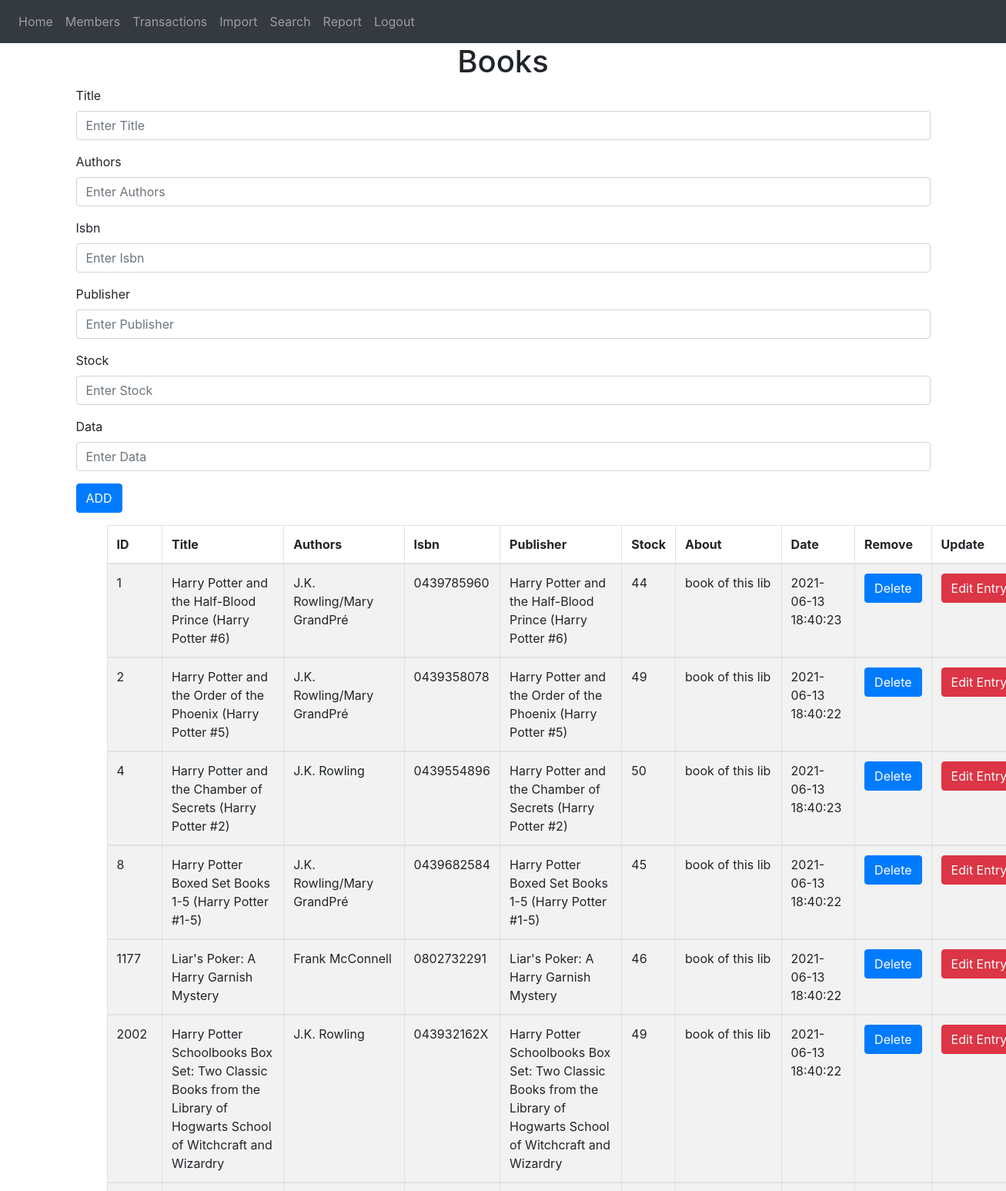
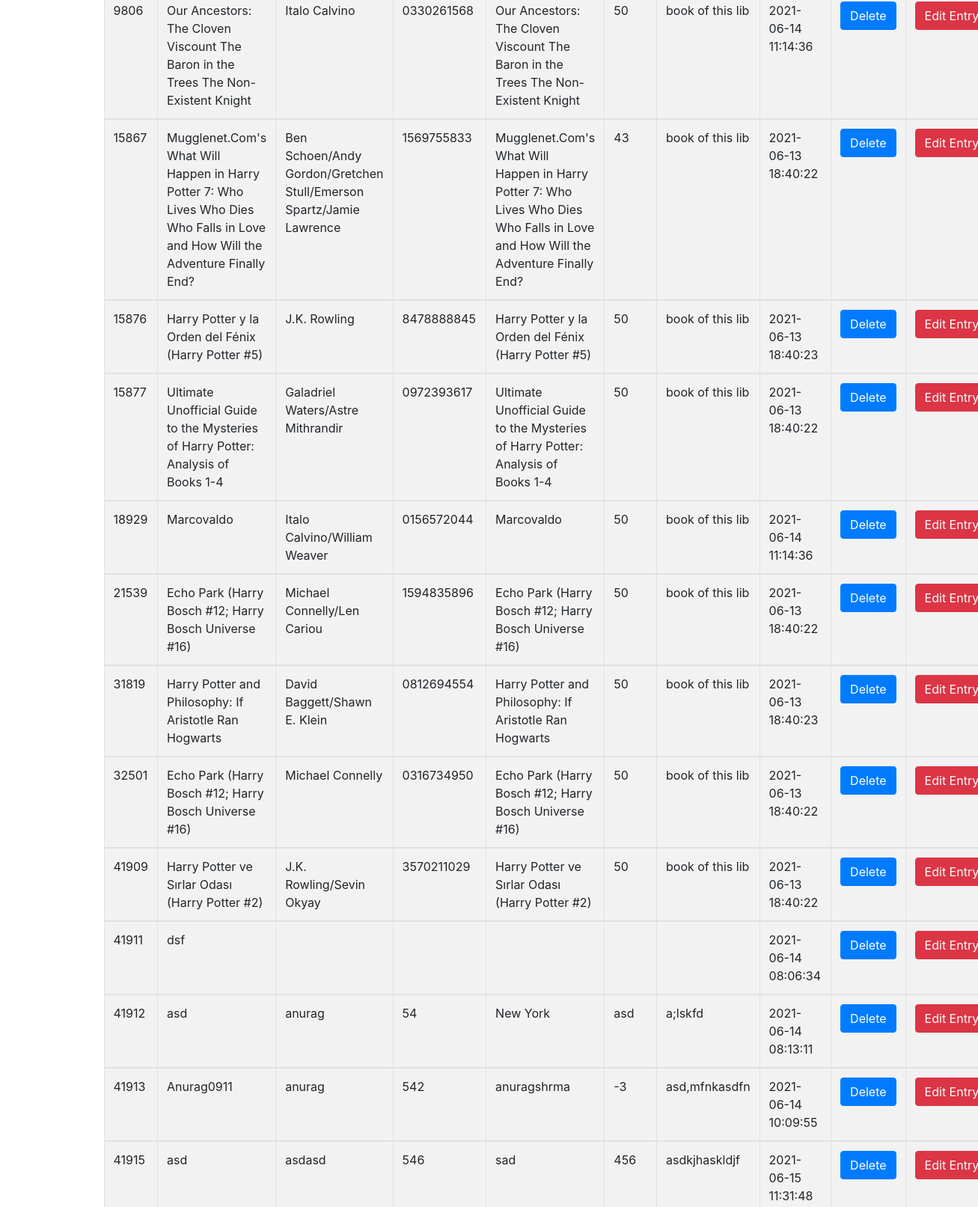
Page / (signed in, upper part) on the earlier database version (2 pictures, top to bottom).
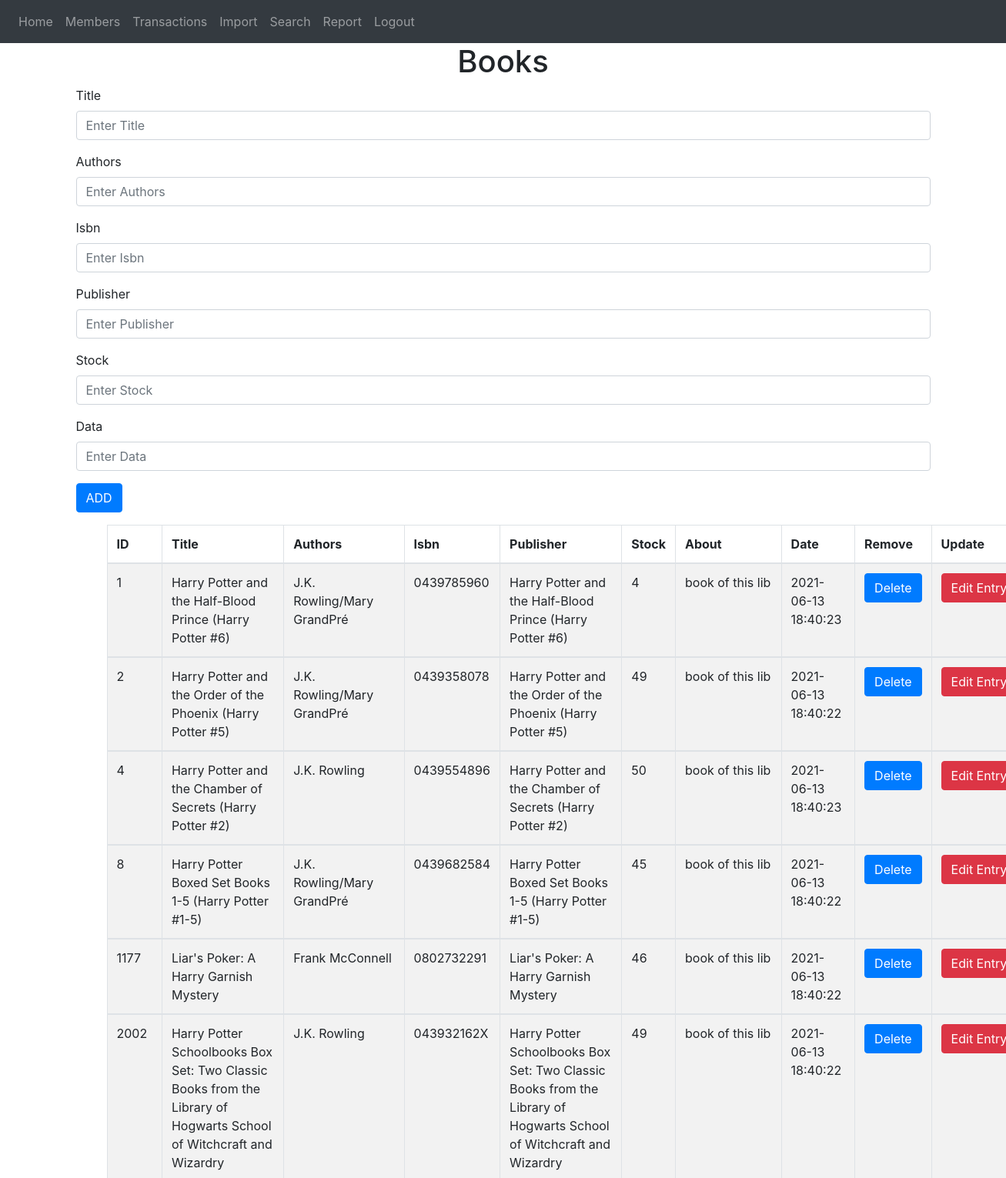
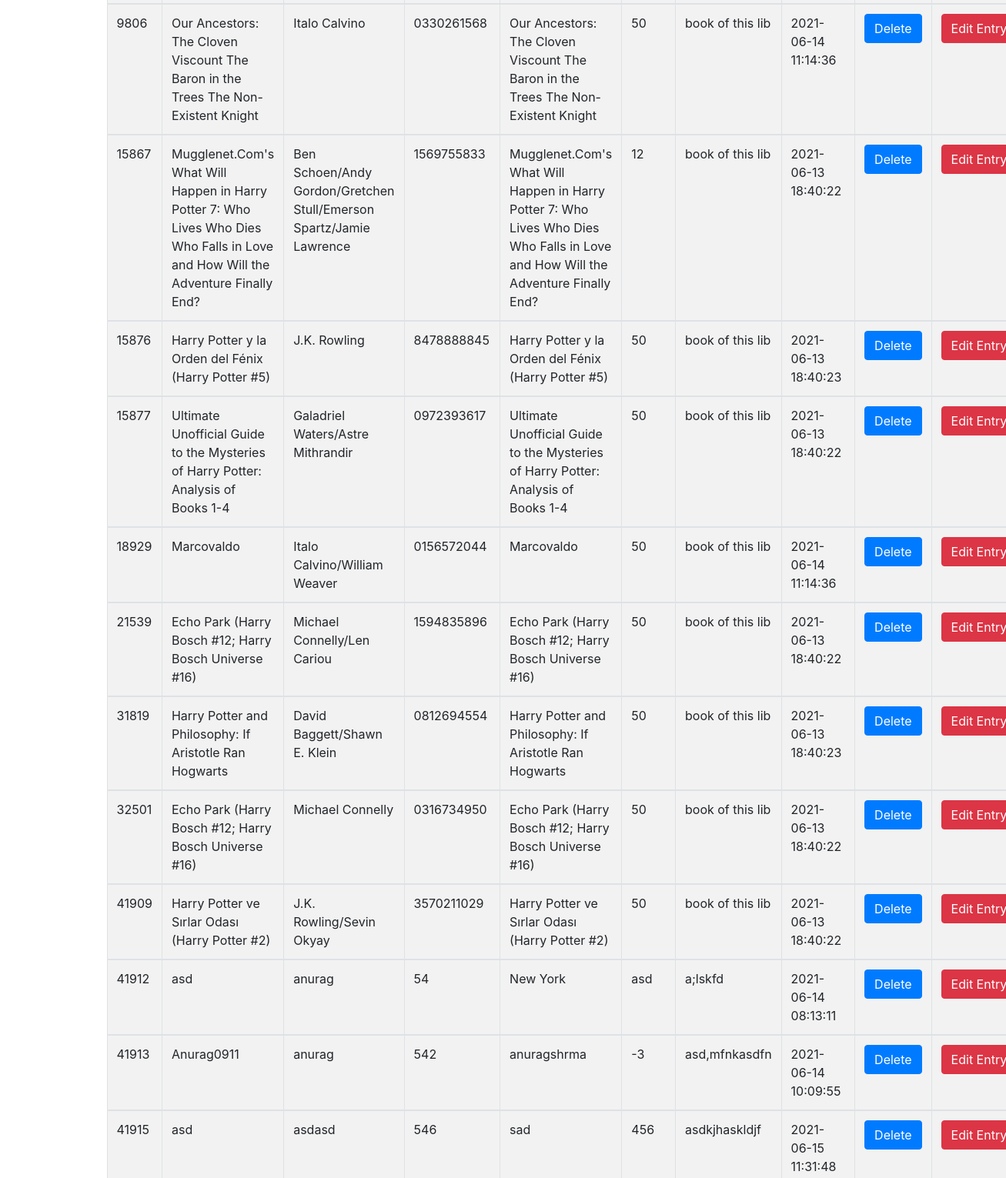
Same page on the later database version (2 pictures, top to bottom).
### manager/models.py (models this page shows)
class Books(db.Model):
    bookID = db.Column(db.Integer, primary_key=True)
    title = db.Column(db.String(150))
    authors = db.Column(db.String(150))
    isbn = db.Column(db.String(150))
    publisher = db.Column(db.String(150))
    num_pages = db.Column(db.String(150))
    stock = db.Column(db.String(150))
    data = db.Column(db.String(10000))
    date = db.Column(db.DateTime(timezone=True), default=func.now())
    user_id = db.Column(db.Integer, db.ForeignKey(user))
    trans = db.relationship('Trans', backref='transby')

### manager/views.py (the view, shortened to what this page needs)
@views.route('/', methods=['GET', 'POST'])
@login_required
def home():
    return render_template("home.html", user=current_user)

### manager/__init__.py (called while the page is built)
def create_app():
    app = Flask(__name__)
    app.config['SECRET_KEY'] = 'secretkey'
    app.config['SQLALCHEMY_DATABASE_URI'] = f'sqlite:///{DB_NAME}'
    db.init_app(app)
    from .views import views
    from .operations import operations
    from .auth import auth
    app.register_blueprint(views, url_prefix='/')
    app.register_blueprint(operations, url_prefix='/')
    app.register_blueprint(auth, url_prefix='/')
    from .models import User, Books, Trans, Members
    create_database(app)
    login_manager = LoginManager()
    login_manager.login_view = 'auth.login'
    login_manager.init_app(app)
    @login_manager.user_loader
    def load_user(id):
        return User.query.get(int(id))
    return app

### manager/templates/home.html (shortened to what this page needs)
{% extends "base.html" %}
{% block content %}
<h1 align="center">Books</h1>
<form method="POST" class="form-group ">
  <div class="form-group">
    <label for="title">Title</label>
    <input type="text" class="form-control" id="title" name="title" placeholder="Enter Title" required />
  </div>
  <div class="form-group">
    <label for="authors">Authors</label>
    <input type="text" class="form-control" id="authors" name="authors" placeholder="Enter Authors" required />
  </div>
  <div class="form-group">
    <label for="isbn">Isbn</label>
    <input type="number" class="form-control" id="isbn" name="isbn" placeholder="Enter Isbn" required />
  </div>
  <div class="form-group">
    <label for="publisher">Publisher</label>
    <input type="text" class="form-control" id="publisher" name="publisher" placeholder="Enter Publisher" required />
  </div>
  <div class="form-group">
    <label for="stock">Stock</label>
    <input type="number" class="form-control" id="stock" name="stock" placeholder="Enter Stock" required />
  </div>
  <div class="form-group">
    <label for="data">Data</label>
    <input type="text" class="form-control" id="data" name="data" placeholder="Enter Data" required />
  </div>
  <button type="ADD" class="btn btn-primary">ADD</button>
</form>
<ul id="Books">
  <table class="table table-striped table-bordered ">
    <thead>
      <tr>
        <th>ID</th>
        <th>Title</th>
        <th>Authors</th>
        <th>Isbn</th>
        <th>Publisher</th>
        <th>Stock</th>
        <th>About</th>
        <th>Date</th>
        <th>Remove</th>
        <th>Update</th>
      </tr>
    </thead>
    {% for Book in user.Books %}
    <tbody>
      <tr>
        <td>{{ Book.bookID }}</td>
        <td>{{ Book.title }}</td>
        <td>{{ Book.authors }}</td>
        <td>{{ Book.isbn }}</td>
        <td>{{ Book.publisher }}</td>
        <td>{{ Book.stock }}</td>
        <td>{{ Book.data }}</td>
        <td>{{ Book.date }}</td>
        <td>
          <form method="post" action="{{ url_for('operations.delete_books', bookID=Book.bookID) }}">
            <input class="btn btn-primary" type="submit" name="delete" value="Delete">
          </form>
        </td>
        <td>
          <div class="btn-group">
            <button type="button" class="btn btn-danger dropdown-toggle" data-toggle="dropdown" aria-haspopup="true"
              aria-expanded="false">
              Edit Entry
            </button>
          </div>
        </td>
      </tr>
    </tbody>
    {% endfor %}
  </table>
</ul>
{% endblock %}

Differences in the rows shown:
removed Books: bookID "41911", title "dsf", date "2021-06-14 08:06:34"
changed Books "Harry Potter and the Half-Blood Prince (Harry Potter #6)": stock "44" → "4"
changed Books "Ben Schoen/Andy Gordon/Gretchen Stull/Emerson Spartz/Jamie Lawrence": stock "43" → "12"
